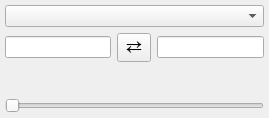
<?xml version="1.0" encoding="UTF-8"?>
<ui version="4.0">
 <class>Form</class>
 <widget class="QWidget" name="Form">
  <property name="geometry">
   <rect>
    <x>0</x>
    <y>0</y>
    <width>269</width>
    <height>118</height>
   </rect>
  </property>
  <property name="windowTitle">
   <string>Form</string>
  </property>
  <layout class="QGridLayout" name="gridLayout">
   <property name="margin">
    <number>5</number>
   </property>
   <item row="1" column="1">
    <widget class="QToolButton" name="button_flip_limits">
     <property name="font">
      <font>
       <pointsize>14</pointsize>
      </font>
     </property>
     <property name="styleSheet">
      <string notr="true">padding: 0px</string>
     </property>
     <property name="text">
      <string>⇄</string>
     </property>
    </widget>
   </item>
   <item row="1" column="0">
    <widget class="QLineEdit" name="value_vmin"/>
   </item>
   <item row="1" column="2">
    <widget class="QLineEdit" name="value_vmax"/>
   </item>
   <item row="0" column="0" colspan="3">
    <widget class="QComboBox" name="combodata_att"/>
   </item>
   <item row="2" column="0" colspan="3">
    <widget class="QColorBox" name="color_color">
     <property name="sizePolicy">
      <sizepolicy hsizetype="Preferred" vsizetype="Minimum">
       <horstretch>0</horstretch>
       <verstretch>0</verstretch>
      </sizepolicy>
     </property>
     <property name="text">
      <string/>
     </property>
    </widget>
   </item>
   <item row="3" column="0" colspan="3">
    <widget class="QSlider" name="value_alpha">
     <property name="maximum">
      <number>100</number>
     </property>
     <property name="orientation">
      <enum>Qt::Horizontal</enum>
     </property>
    </widget>
   </item>
  </layout>
 </widget>
 <customwidgets>
  <customwidget>
   <class>QColorBox</class>
   <extends>QLabel</extends>
   <header>glue.utils.qt.colors</header>
  </customwidget>
 </customwidgets>
 <resources/>
 <connections/>
</ui>
